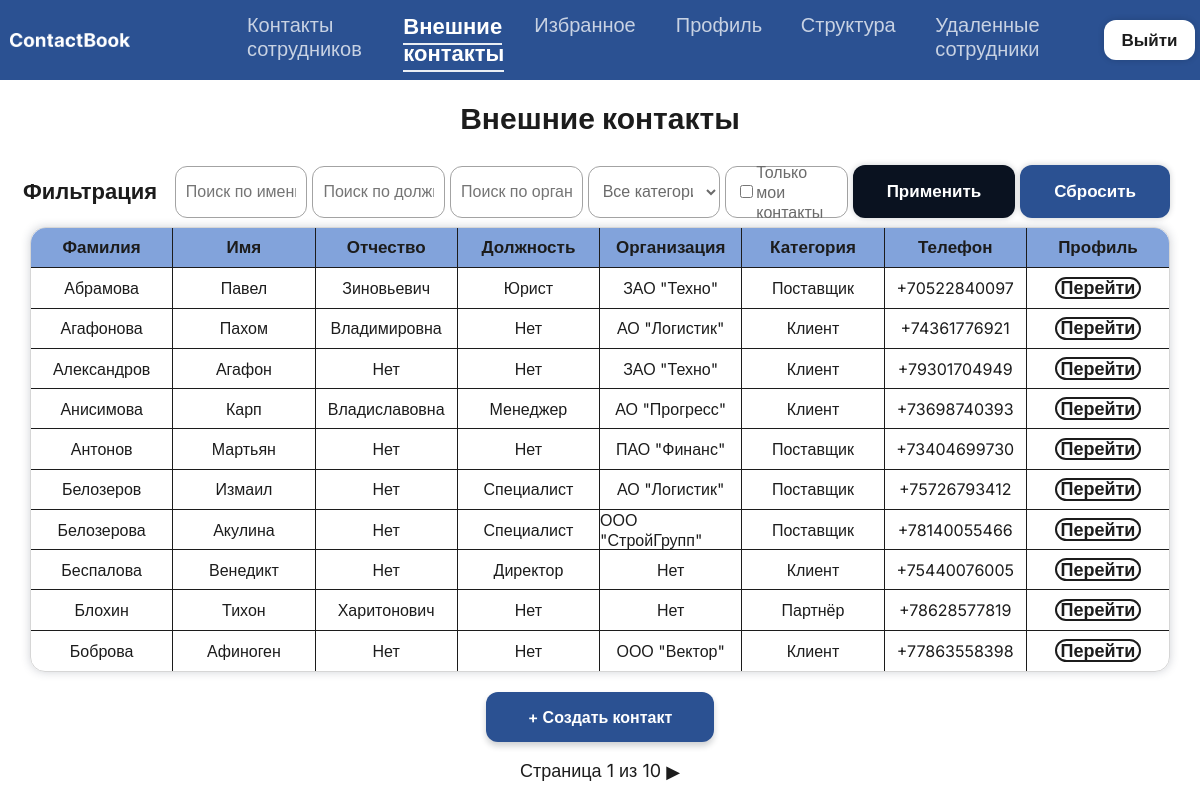
Screenshot of /contacts/ (signed in) with the database file from the repository.
### ContactBook/models.py (models this page shows, shortened)
class Contact(models.Model):
    last_name = models.CharField(max_length=50, verbose_name='Фамилия')
    first_name = models.CharField(max_length=50, verbose_name='Имя')
    middle_name = models.CharField(max_length=50, blank=True, null=True, verbose_name='Отчество')
    phone = models.CharField(max_length=20, unique=True, verbose_name='Телефон')
    email = models.CharField(max_length=150, unique=True, blank=True, null=True, verbose_name='Почта')
    organization = models.CharField(max_length=100, blank=True, null=True, verbose_name='Организация')
    position = models.CharField(max_length=100, blank=True, null=True, verbose_name='Должность')
    category = models.CharField(max_length=20, choices=[('client', 'Клиент'), ('partner', 'Партнёр'), ('supplier', 'Поставщик'), ('other', 'Другое')], default='client', verbose_name='Категория')
    owner = models.ForeignKey(User, on_delete=models.CASCADE, verbose_name='Ответственный')
    class Meta:
        verbose_name = 'Внешний контакт'
        verbose_name_plural = 'Внешние контакты'
        ordering = ['last_name', 'first_name']

### ContactBook/views.py (the view, shortened to what this page needs)
# urls.py: path('contacts/', views.contact_list, name='contact_list'),
@login_required
def contact_list(request):
    is_admin_user = is_admin(request.user)
    qs = Contact.objects.all()
    mine_only = request.GET.get('mine_only') == 'on'
    if mine_only:
        qs = qs.filter(owner=request.user)
    search = request.GET.get('search', '').strip()
    position = request.GET.get('position', '').strip()
    org = request.GET.get('organization', '').strip()
    category = request.GET.get('category', '').strip()
    if position:
        qs = qs.filter(position__iregex=rf'{re.escape(position)}')
    if org:
        qs = qs.filter(organization__iregex=rf'{re.escape(org)}')
    if category:
        qs = qs.filter(category=category)
    qs = qs.order_by('last_name')
    paginator = Paginator(qs, 10)
    page_obj = paginator.get_page(request.GET.get('page'))
    return render(request, 'contactbook/contact_list.html', {
        'page_obj': page_obj,
        'search': search,
        'position': position,
        'organization': org,
        'category': category,
        'mine_only': mine_only,
        'categories': [('client', 'Клиент'), ('partner', 'Партнёр'), ('supplier', 'Поставщик'), ('other', 'Другое')],
        'is_admin': is_admin_user
    })

### ContactBook/views.py (called while the page is built)
def is_admin(user):
    return user.is_authenticated and hasattr(user, 'employee_profile') and user.employee_profile.role == 'admin'

### ContactBook/templates/contactbook/contact_list.html (shortened to what this page needs)
{% extends "base.html" %}
{% block content %}
<h1>Внешние контакты</h1>
<div class="filter" id="filterBlock">
    <div class="zagolovok"><p>Фильтрация</p></div>
    <form method="get" class="elements-contact">
        <input type="text" name="search" value="{{ search }}" placeholder="Поиск по имени/фамилии">
        <input type="text" name="position" value="{{ position }}" placeholder="Поиск по должности">
        <input type="text" name="organization" value="{{ organization }}" placeholder="Поиск по организации">
        <select name="category">
            <option value="">Все категории</option>
        </select>
        <label for="mine_only" class="mine-toggle">
            <input type="checkbox" name="mine_only" value="on" {% if mine_only %}checked{% endif %}>
            <p>Только мои контакты</p>
        </label>
        <button type="submit" class="btn btn-primary">Применить</button>
        <a href="{% url 'contactbook:contact_list' %}" class="btn btn-secondary">Сбросить</a>
    </form>
</div>
<div class="list">
    <table>
        <thead>
            <tr>
                <th>Фамилия</th>
                <th>Имя</th>
                <th>Отчество</th>
                <th>Должность</th>
                <th>Организация</th>
                <th>Категория</th>
                <th>Телефон</th>
                <th class="last-column">Профиль</th>
            </tr>
        </thead>
        <tbody>
            {% for contact in page_obj %}
            <tr>
                <td>{{ contact.last_name }}</td>
                <td>{{ contact.first_name }}</td>
                <td>{{ contact.middle_name|default:"Нет" }}</td>
                <td>{{ contact.position|default:"Нет" }}</td>
                <td>{{ contact.organization|default:"Нет" }}</td>
                <td>{{ contact.get_category_display|default:"Нет" }}</td>
                <td>{{ contact.phone }}</td>
                <td class="last-column"><a href="{% url 'contactbook:contact_detail' contact.pk %}">Перейти</a></td>
            </tr>
            {% empty %}
            <tr class="none"><td colspan="8" id="contact-none">Контакты не найдены</td></tr>
            {% endfor %}
        </tbody>
    </table>
</div>
<div class="create-contact">
    <button type="button" id="add-contact-btn" class="btn back-link">+ Создать контакт</button>
</div>
<div class="pagination">
    <p>Страница {{ page_obj.number }} из {{ page_obj.paginator.num_pages }}</p>
    {% if page_obj.has_next %}
        <a href="?page={{ page_obj.next_page_number }}&search={{ search|urlencode }}&position={{ position|urlencode }}&organization={{ organization|urlencode }}&category={{ category }}&mine_only={% if mine_only %}on{% endif %}">▶</a>
    {% endif %}
</div>
{% endblock %}

### ContactBook/static/css/responsive.css (style rules this page uses)
*, *::before, *::after { box-sizing: border-box; }
html, body { overflow-x: hidden; width: 100%; max-width: 100vw; margin: 0; padding: 0; }

### rows the page displays
Contact: last_name "Абрамова", first_name "Павел", middle_name "Зиновьевич", position "Юрист", organization "ЗАО \"Техно\"", category "Поставщик", phone "+70522840097"
Contact: last_name "Агафонова", first_name "Пахом", middle_name "Владимировна", position "Нет", organization "АО \"Логистик\"", category "Клиент", phone "+74361776921"
Contact: last_name "Александров", first_name "Агафон", middle_name "Нет", position "Нет", organization "ЗАО \"Техно\"", category "Клиент", phone "+79301704949"
Contact: last_name "Анисимова", first_name "Карп", middle_name "Владиславовна", position "Менеджер", organization "АО \"Прогресс\"", category "Клиент", phone "+73698740393"
Contact: last_name "Антонов", first_name "Мартьян", middle_name "Нет", position "Нет", organization "ПАО \"Финанс\"", category "Поставщик", phone "+73404699730"
Contact: last_name "Белозеров", first_name "Измаил", middle_name "Нет", position "Специалист", organization "АО \"Логистик\"", category "Поставщик", phone "+75726793412"
Contact: last_name "Белозерова", first_name "Акулина", middle_name "Нет", position "Специалист", organization "ООО \"СтройГрупп\"", category "Поставщик", phone "+78140055466"
Contact: last_name "Беспалова", first_name "Венедикт", middle_name "Нет", position "Директор", organization "Нет", category "Клиент", phone "+75440076005"
Contact: last_name "Блохин", first_name "Тихон", middle_name "Харитонович", position "Нет", organization "Нет", category "Партнёр", phone "+78628577819"
Contact: last_name "Боброва", first_name "Афиноген", middle_name "Нет", position "Нет", organization "ООО \"Вектор\"", category "Клиент", phone "+77863558398"

### other values shown
{{ page_obj.number }} "1"
{{ page_obj.paginator.num_pages }} "10"
